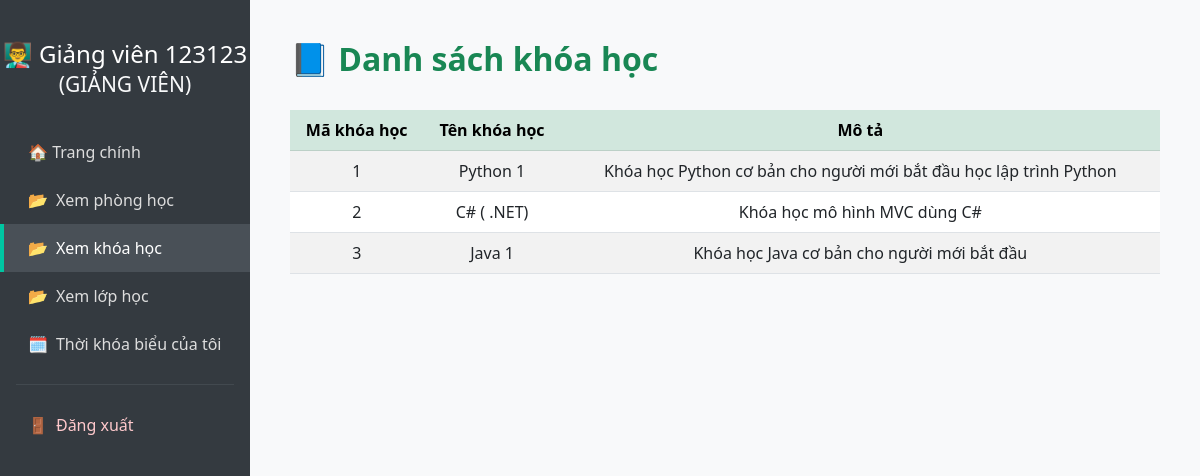
The app's page /view-courses (signed in), older data.
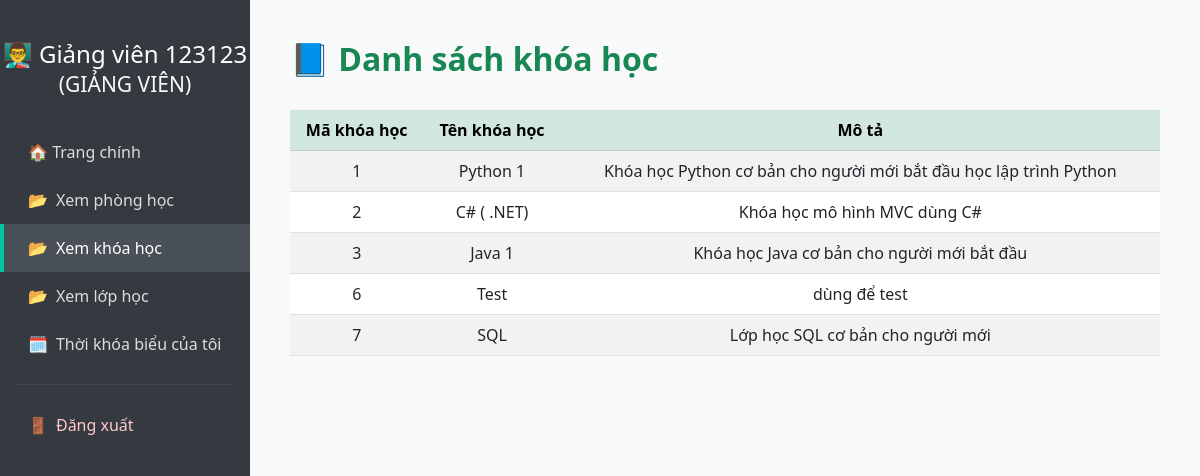
The same page, newer data.
### tables this page shows
CREATE TABLE courses (
            id INTEGER PRIMARY KEY AUTOINCREMENT,
            name TEXT NOT NULL UNIQUE,
            description TEXT
        );

### app.py (the view)
@app.route('/view-courses')
@login_required
def view_courses():
    conn = sqlite3.connect('database.db')
    cursor = conn.cursor()
    courses = cursor.execute("SELECT * FROM courses").fetchall()
    conn.close()
    return render_template('view_courses.html', courses=courses, user =current_user)

### app.py (called while the page is built)
@login_manager.user_loader
def load_user(user_id):
    conn = sqlite3.connect('database.db')
    cursor = conn.cursor()
    cursor.execute("SELECT id, full_name, email, role FROM users WHERE id = ?", (user_id,))
    row = cursor.fetchone()
    conn.close()
    if row:
        return User(*row)
    return None

### templates/view_courses.html (shortened to what this page needs)
<!DOCTYPE html>
<html lang="vi">
<head>
  <link href="https://cdn.jsdelivr.net/npm/bootstrap@5.3.0/dist/css/bootstrap.min.css" rel="stylesheet">
</head>
<body>
<div class="sidebar">
  {%if user.role == 'admin' %}
    <h4>🎓 {{ user.full_name }}<br><small class="text-light">(ADMIN)</small></h4>
  {% elif user.role == 'teacher' %}
    <h4>👨‍🏫 {{ user.full_name }}<br><small class="text-light">(GIẢNG VIÊN)</small></h4>
  {% else %}
    <h4>👩‍🎓 {{ user.full_name }}<br><small class="text-light">(Sinh viên)</small></h4>
  {% endif %}
  <a href="/dashboard">🏠 Trang chính</a>
  <a href="{{ url_for('view_rooms') }}"><span class="icon">📂</span>Xem phòng học</a>
  <a href="{{ url_for('view_courses') }}" class="active"><span class="icon">📂</span>Xem khóa học</a>
  <a href="{{ url_for('view_classes') }}" ><span class="icon">📂</span>Xem lớp học</a>
  {%if user.role == 'teacher' %}
  <a href="{{ url_for('teacher_schedule') }}"><span class="icon">🗓️</span>Thời khóa biểu của tôi</a>
  {% endif %}
  <hr class="text-secondary mx-3">
  <a href="{{ url_for('logout') }}" class="logout-link"><span class="icon">🚪</span>Đăng xuất</a>
</div>
<div class="main-content">
  <h2>📘 Danh sách khóa học</h2>
  <div class="table-responsive">
    <table class="table table-striped table-hover align-middle">
      <thead class="table-success">
        <tr>
          <th>Mã khóa học</th>
          <th>Tên khóa học</th>
          <th>Mô tả</th>
        </tr>
      </thead>
      <tbody>
        {% for course in courses %}
        <tr>
          <td>{{ course[0] }}</td>
          <td>{{ course[1] }}</td>
          <td class="description-cell">{{ course[2] }}</td>
        </tr>
        {% endfor %}
      </tbody>
    </table>
  </div>
</div>
</body>
</html>

Row changes from the older to the newer data that the page shows:
added courses: id "6", name "Test", description "dùng để test"
added courses: id "7", name "SQL", description "Lớp học SQL cơ bản cho người mới"
